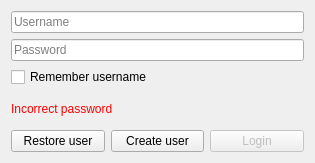
<?xml version="1.0" encoding="UTF-8"?>
<ui version="4.0">
 <class>LoginScreen</class>
 <widget class="QDialog" name="LoginScreen">
  <property name="windowModality">
   <enum>Qt::WindowModal</enum>
  </property>
  <property name="geometry">
   <rect>
    <x>0</x>
    <y>0</y>
    <width>315</width>
    <height>163</height>
   </rect>
  </property>
  <property name="windowTitle">
   <string>CubePass - Login</string>
  </property>
  <property name="windowIcon">
   <iconset resource="ImageResources.qrc">
    <normaloff>:/Logo/Logo.png</normaloff>:/Logo/Logo.png</iconset>
  </property>
  <layout class="QVBoxLayout" name="verticalLayout">
   <item>
    <widget class="QLineEdit" name="edtUsername">
     <property name="placeholderText">
      <string>Username</string>
     </property>
    </widget>
   </item>
   <item>
    <widget class="QLineEdit" name="edtPassword">
     <property name="echoMode">
      <enum>QLineEdit::Password</enum>
     </property>
     <property name="placeholderText">
      <string>Password</string>
     </property>
    </widget>
   </item>
   <item>
    <widget class="QCheckBox" name="chckRemeber">
     <property name="text">
      <string>Remember username</string>
     </property>
    </widget>
   </item>
   <item>
    <widget class="QLabel" name="lblWarning">
     <property name="enabled">
      <bool>true</bool>
     </property>
     <property name="palette">
      <palette>
       <active>
        <colorrole role="WindowText">
         <brush brushstyle="SolidPattern">
          <color alpha="255">
           <red>255</red>
           <green>0</green>
           <blue>0</blue>
          </color>
         </brush>
        </colorrole>
       </active>
       <inactive>
        <colorrole role="WindowText">
         <brush brushstyle="SolidPattern">
          <color alpha="255">
           <red>255</red>
           <green>0</green>
           <blue>0</blue>
          </color>
         </brush>
        </colorrole>
       </inactive>
       <disabled>
        <colorrole role="WindowText">
         <brush brushstyle="SolidPattern">
          <color alpha="255">
           <red>153</red>
           <green>153</green>
           <blue>153</blue>
          </color>
         </brush>
        </colorrole>
       </disabled>
      </palette>
     </property>
     <property name="text">
      <string>Incorrect password</string>
     </property>
    </widget>
   </item>
   <item>
    <layout class="QHBoxLayout" name="horizontalLayout_2">
     <item>
      <widget class="QPushButton" name="btnRestore">
       <property name="toolTip">
        <string>Restore a user account from a previously made backup</string>
       </property>
       <property name="text">
        <string>Restore user</string>
       </property>
      </widget>
     </item>
     <item>
      <widget class="QPushButton" name="btnCreate">
       <property name="toolTip">
        <string>Create a new user account</string>
       </property>
       <property name="text">
        <string>Create user</string>
       </property>
      </widget>
     </item>
     <item>
      <widget class="QPushButton" name="btnLogin">
       <property name="enabled">
        <bool>false</bool>
       </property>
       <property name="toolTip">
        <string>Login to account</string>
       </property>
       <property name="text">
        <string>Login</string>
       </property>
       <property name="default">
        <bool>true</bool>
       </property>
      </widget>
     </item>
    </layout>
   </item>
  </layout>
 </widget>
 <layoutdefault spacing="6" margin="11"/>
 <resources>
  <include location="ImageResources.qrc"/>
 </resources>
 <connections/>
</ui>
